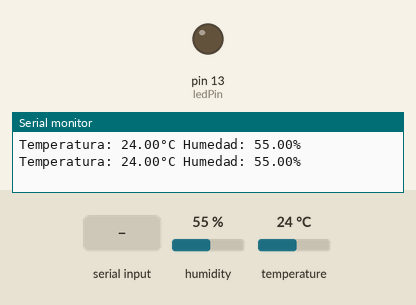
This sketch was run on a simulated Arduino Uno, built with avr-gcc and run on an emulated ATmega328P. Parts: output pins drawn as LEDs (lit = HIGH), the last lines printed to the serial monitor. The inputs (shaded band) are chosen by the test bench; at power-on: humidity 55 %, temperature 24 °C.

Above: at 1.2 s.
1.3 s: "1" received over Serial
At 2.3 s:
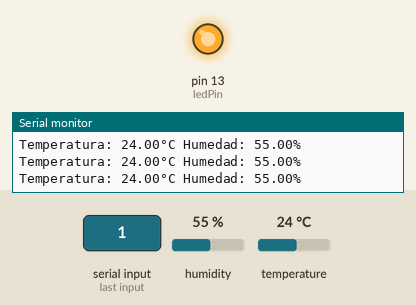
3.5 s: "0" received over Serial
At 4.8 s:
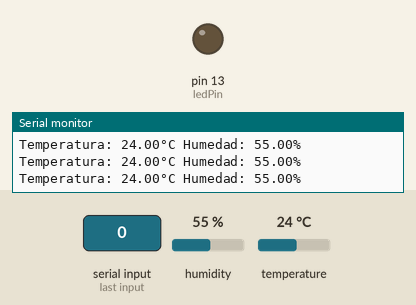
Timing chart, 0 to 6.5 s (numbered marks = the images above; inputs shaded):
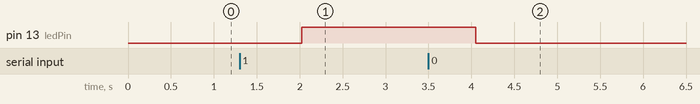

The sketch:

temperatura_y_humedad.ino
```cpp
#include <DHT.h>
#define DHTPIN 2
#define DHTTYPE DHT11
int ledPin = 13; // El pin del LED

DHT dht(DHTPIN, DHTTYPE);

void setup() {
  Serial.begin(9600);
  dht.begin();
  pinMode(ledPin, OUTPUT); // Configura el pin del LED como salida
}

void loop() {

  if (Serial.available()) { // Si hay datos en el puerto serial
    char comando = Serial.read(); // Lee el comando
    if (comando == '1') { // Si el comando es "1"
      digitalWrite(ledPin, HIGH); // Enciende el LED
    }
    else if (comando == '0') { // Si el comando es "0"
      digitalWrite(ledPin, LOW); // Apaga el LED
    }
  }
  float temperatura = dht.readTemperature();
  float humedad = dht.readHumidity();

  Serial.print("Temperatura: ");
  Serial.print(temperatura);
  Serial.print("°C");

  Serial.print(" Humedad: ");
  Serial.print(humedad);
  Serial.println("%");

  delay(1000);
}
```

Measured:
- after the input at 1.3 s, pin 13 (ledPin): LOW → HIGH after 0.73 s
- after the input at 3.5 s, pin 13 (ledPin): HIGH → LOW after 0.55 s
